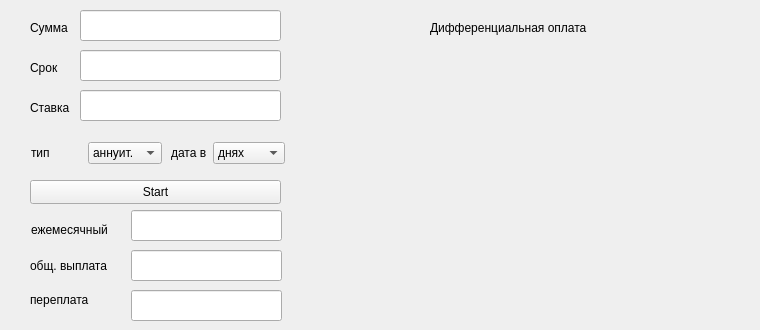
<?xml version="1.0" encoding="UTF-8"?>
<ui version="4.0">
 <class>creditcalc</class>
 <widget class="QWidget" name="creditcalc">
  <property name="geometry">
   <rect>
    <x>0</x>
    <y>0</y>
    <width>760</width>
    <height>330</height>
   </rect>
  </property>
  <property name="windowTitle">
   <string>Form</string>
  </property>
  <widget class="QLineEdit" name="input_show">
   <property name="geometry">
    <rect>
     <x>80</x>
     <y>10</y>
     <width>201</width>
     <height>31</height>
    </rect>
   </property>
  </widget>
  <widget class="QLabel" name="label">
   <property name="geometry">
    <rect>
     <x>30</x>
     <y>20</y>
     <width>49</width>
     <height>16</height>
    </rect>
   </property>
   <property name="text">
    <string>Сумма</string>
   </property>
  </widget>
  <widget class="QLabel" name="label_2">
   <property name="geometry">
    <rect>
     <x>30</x>
     <y>60</y>
     <width>31</width>
     <height>16</height>
    </rect>
   </property>
   <property name="text">
    <string>Срок</string>
   </property>
  </widget>
  <widget class="QLineEdit" name="res_monthly_show">
   <property name="geometry">
    <rect>
     <x>131</x>
     <y>210</y>
     <width>151</width>
     <height>31</height>
    </rect>
   </property>
  </widget>
  <widget class="QLabel" name="label_3">
   <property name="geometry">
    <rect>
     <x>31</x>
     <y>220</y>
     <width>91</width>
     <height>20</height>
    </rect>
   </property>
   <property name="text">
    <string>ежемесячный</string>
   </property>
  </widget>
  <widget class="QLineEdit" name="data_show">
   <property name="geometry">
    <rect>
     <x>80</x>
     <y>50</y>
     <width>201</width>
     <height>31</height>
    </rect>
   </property>
  </widget>
  <widget class="QWidget" name="layoutWidget">
   <property name="geometry">
    <rect>
     <x>31</x>
     <y>140</y>
     <width>131</width>
     <height>26</height>
    </rect>
   </property>
   <layout class="QHBoxLayout" name="horizontalLayout_2">
    <item>
     <widget class="QLabel" name="label_5">
      <property name="text">
       <string>тип</string>
      </property>
     </widget>
    </item>
    <item>
     <widget class="QComboBox" name="type_comboBox">
      <item>
       <property name="text">
        <string>аннуит.</string>
       </property>
      </item>
      <item>
       <property name="text">
        <string>диффе.</string>
       </property>
      </item>
     </widget>
    </item>
   </layout>
  </widget>
  <widget class="QLineEdit" name="overpayment_show">
   <property name="geometry">
    <rect>
     <x>131</x>
     <y>250</y>
     <width>151</width>
     <height>31</height>
    </rect>
   </property>
  </widget>
  <widget class="QLabel" name="label_6">
   <property name="geometry">
    <rect>
     <x>30</x>
     <y>290</y>
     <width>91</width>
     <height>20</height>
    </rect>
   </property>
   <property name="text">
    <string>переплата </string>
   </property>
  </widget>
  <widget class="QLineEdit" name="total_payout_show">
   <property name="geometry">
    <rect>
     <x>131</x>
     <y>290</y>
     <width>151</width>
     <height>31</height>
    </rect>
   </property>
  </widget>
  <widget class="QLabel" name="label_7">
   <property name="geometry">
    <rect>
     <x>30</x>
     <y>250</y>
     <width>91</width>
     <height>31</height>
    </rect>
   </property>
   <property name="text">
    <string>общ. выплата</string>
   </property>
  </widget>
  <widget class="QPushButton" name="startButton">
   <property name="geometry">
    <rect>
     <x>30</x>
     <y>180</y>
     <width>251</width>
     <height>24</height>
    </rect>
   </property>
   <property name="text">
    <string>Start</string>
   </property>
  </widget>
  <widget class="QLabel" name="label_8">
   <property name="geometry">
    <rect>
     <x>30</x>
     <y>100</y>
     <width>41</width>
     <height>16</height>
    </rect>
   </property>
   <property name="text">
    <string>Ставка</string>
   </property>
  </widget>
  <widget class="QLineEdit" name="percent_show">
   <property name="geometry">
    <rect>
     <x>80</x>
     <y>90</y>
     <width>201</width>
     <height>31</height>
    </rect>
   </property>
  </widget>
  <widget class="QWidget" name="layoutWidget">
   <property name="geometry">
    <rect>
     <x>171</x>
     <y>140</y>
     <width>114</width>
     <height>26</height>
    </rect>
   </property>
   <layout class="QHBoxLayout" name="horizontalLayout">
    <item>
     <widget class="QLabel" name="label_4">
      <property name="text">
       <string>дата в</string>
      </property>
     </widget>
    </item>
    <item>
     <widget class="QComboBox" name="convert_to_comboBox">
      <item>
       <property name="text">
        <string>днях</string>
       </property>
      </item>
      <item>
       <property name="text">
        <string>месяцах</string>
       </property>
      </item>
      <item>
       <property name="text">
        <string>годах</string>
       </property>
      </item>
     </widget>
    </item>
   </layout>
  </widget>
  <widget class="QCustomPlot" name="graph" native="true">
   <property name="geometry">
    <rect>
     <x>300</x>
     <y>50</y>
     <width>451</width>
     <height>271</height>
    </rect>
   </property>
  </widget>
  <widget class="QLabel" name="label_9">
   <property name="geometry">
    <rect>
     <x>430</x>
     <y>20</y>
     <width>161</width>
     <height>16</height>
    </rect>
   </property>
   <property name="text">
    <string>Дифференциальная оплата</string>
   </property>
  </widget>
 </widget>
 <customwidgets>
  <customwidget>
   <class>QCustomPlot</class>
   <extends>QWidget</extends>
   <header>qcustomplot.h</header>
   <container>1</container>
  </customwidget>
 </customwidgets>
 <resources/>
 <connections/>
</ui>
